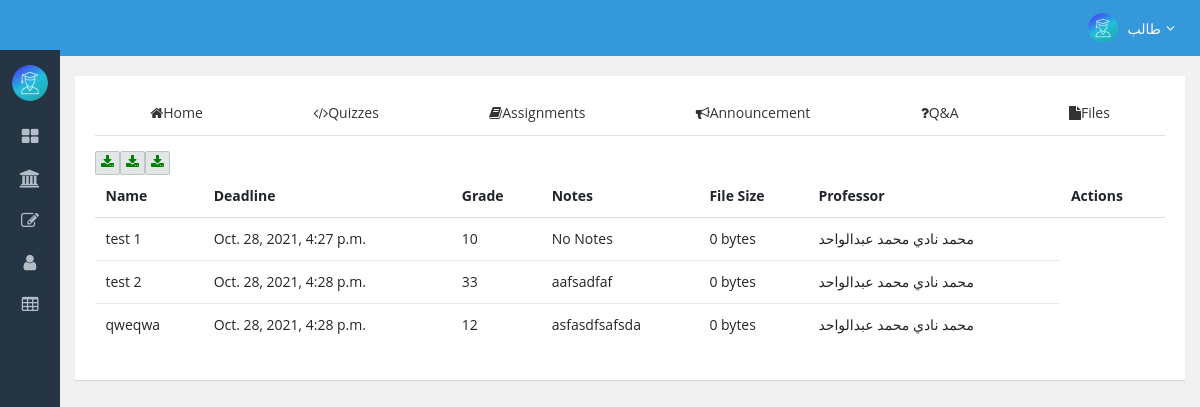
The app's page /course/cs12/assignments/ (signed in) with its own data.
### users/models.py (models this page shows, shortened)
class UserAbstract(AbstractBaseUser, PermissionsMixin):
    name = models.CharField(_("Name"), max_length=50)
    email = models.EmailField(
        _("Email"),
        max_length=150,
        unique=True,
        error_messages={"unique": _("Email Is Already Exists")},
        validators=[EmailValidator()],
    )
    is_staff = models.BooleanField(
        _("staff status"),
        default=False,
        help_text=_(
            "Designates whether the user can log into this admin site.",
        ),
    )
    is_active = models.BooleanField(
        _("active"),
        default=True,
        help_text=_(
            "Designates whether this user should be treated as active. " "Unselect this instead of deleting accounts."
        ),
    )
    date_joined = models.DateTimeField(_("date joined"), default=timezone.now)
    objects = UserManager()
    USERNAME_FIELD = "email"
    REQUIRED_FIELDS = []
    class Meta:
        verbose_name = _("user")
        verbose_name_plural = _("users")
        abstract = True

class User(UserAbstract):
    en_name = models.CharField(verbose_name="English Name", max_length=40, null=True, blank=True)
    college_id = models.CharField(
        max_length=6, null=True, blank=True, unique=True, error_messages={"unique": "Please Enter Unique Email"}
    )
    personal_email = models.EmailField(
        max_length=100,
        blank=True,
        null=True,
        unique=True,
        validators=[EmailValidator("Enter A valid Email", "invalid", ["gmail", "yahoo", "hotmail", "outlook"])],
        error_messages={"unique": "Please Enter Unique Email"},
    )
    birth_date = models.DateField(null=True, blank=True)
    mobile = models.CharField(max_length=12, null=True, blank=True)
    landline = models.CharField(max_length=12, null=True, blank=True)
    national_id = models.CharField(max_length=20, unique=True, null=True, blank=True)  # make custom validator
    avatar = models.ImageField(upload_to=rename_file, default="images\\avatars\\default.png")
    gender = models.CharField(max_length=1, choices=GENDER_CHOICES, null=True, blank=True)
    emergency_contact = models.CharField(max_length=12, null=True, blank=True)
    seat_number = models.PositiveSmallIntegerField(null=True, blank=True)
    is_prof = models.BooleanField(default=False)
    class Meta(UserAbstract.Meta):
        swappable = "AUTH_USER_MODEL"

### courses/models.py (models this page shows, shortened)
class Assignment(models.Model):
    name = models.CharField(max_length=60)
    file = models.FileField(upload_to="docs\\assignments")
    deadline = models.DateTimeField(null=True, blank=True)
    max_mark = models.PositiveSmallIntegerField(null=True, blank=True)
    notes = models.TextField(max_length=150, null=True, blank=True)
    upload_date = models.DateTimeField(auto_now_add=True, blank=True)
    professor = models.ForeignKey(User, on_delete=models.CASCADE, limit_choices_to={"is_prof": True})
    course = models.ForeignKey(Course, on_delete=models.CASCADE, related_name="assignments")
    slug = models.SlugField(max_length=5, null=True, blank=True, unique=True)
    objects = AssignmentManager()
    class Meta:
        constraints = [
            models.UniqueConstraint(fields=["file", "course"], name="non_repeating_files"),
        ]
        indexes = [models.Index(fields=["slug"], name="slug_idx")]
    @property
    def get_max_mark(self):
        return self.max_mark if self.max_mark else "Unspecified"
    @property
    def get_notes(self):
        return self.notes if self.notes else "No Notes"

### courses/views.py (the view, shortened to what this page needs)
# urls.py: path("course/<course_code>/assignments/", course_assignments, name="course-assignments"),
@login_required
def course_assignments(request, course_code):
    course = get_object_or_404(Course, course_code=course_code)
    if not course.check_user_enrollment(request.user):
        messages.warning(request, "You Are Not Enrolled in This Course")
        return redirect("home")
    assignments_list = Assignment.objects.filter(course=course).order_by("upload_date").all()
    page = request.GET.get("page", 1)
    paginator = Paginator(assignments_list, 10)
    try:
        assignments = paginator.page(page)
    except PageNotAnInteger:
        assignments = paginator.page(1)
    except EmptyPage:
        assignments = paginator.page(paginator.num_pages)
    form = AssignmentForm()
    context = {"assignments": assignments, "course": course, "form": form}
    return render(request, "course/course_assignments.html", context=context)

### courses/models.py (called while the page is built)
    def check_user_enrollment(self, user):
        if user not in self.students.all() and user not in self.professor.all():
            return False
        return True

### templates/course/course_assignments.html (shortened to what this page needs)
{%extends 'index.html'%}
{%load static%}
{%load widget_tweaks%}
{%block content%}
<div class="ibox">
    <div class="ibox-body">
        <div class="clf">
            {%include 'course/course_tab.html'%}
            <div class="tab-content">
                <div class="tab-pane fade show active">
                    <div class="table-responsive">
                        <table class="table">
                            <thead>
                                <tr>
                                    <th>Name</th>
                                    <th>Deadline</th>
                                    <th>Grade</th>
                                    <th>Notes</th>
                                    <th>File Size</th>
                                    <th>Professor</th>
                                    <th>Actions</th>
                                </tr>
                            </thead>
                            <tbody>
                                {%for assignment in assignments%}
                                <tr>
                                    <td>{{assignment.name}}</td>
                                    <td>{{assignment.deadline}}</td>
                                    <td>{{assignment.get_max_mark}}</td>
                                    <td>{{assignment.get_notes}}</td>
                                    <td>{{assignment.size|filesizeformat}}</td>
                                    <td>{{assignment.professor.name}}</td>
                                        <button class="btn btn-default btn-xs" data-toggle="tooltip" data-placement="top" title
                                            data-original-title="Download Assignment">
                                            <a href="{%url 'download-file' assignment.file.path%}" style="color: green;"><i
                                                    class="fa fa-download font-14"></i></a>
                                        </button>
                                </tr>
                                {%endfor%}
                            </tbody>
                        </table>
                    </div>
                </div>
            </div>
        </div>
    </div>
</div>
{%endblock%}

### templates/index.html (shortened to what this page needs)
{%load static%}
<!DOCTYPE html>
<html lang="en">
<head>
    <link href="{% static 'css/bootstrap.min.css' %}" rel="stylesheet" />
    <link href="{% static 'css/themify-icons.css' %}" rel="stylesheet" />
    <link href="{% static 'css/font-awesome.min.css'%}" rel="stylesheet" />
    <link href="{% static 'css/jquery-jvectormap-2.0.3.css' %}" rel="stylesheet" />
    <link href="{% static 'css/main.min.css' %}" rel="stylesheet" />
    <link rel="stylesheet" href="{%static 'css/blue.css'%}">
</head>
<body class="has-animation  sidebar-mini">
    <div class="page-wrapper">
        <header class="header">
            <div class="flexbox flex-1">
                <ul class="nav navbar-toolbar">
                    <li class="dropdown dropdown-user">
                        <a class="nav-link dropdown-toggle link" data-toggle="dropdown">
                            <img src="{{user.avatar.url}}" />
                            {{user.name}}<i class="fa fa-angle-down m-l-5"></i></a>
                    </li>
                </ul>
            </div>
        </header>
        <nav class="page-sidebar" id="sidebar">
            <div id="sidebar-collapse">
                <div class="admin-block d-flex">
                    <div>
                        <img style="border-radius: 50%;" src="{{user.avatar.url}}" width="55px" />
                    </div>
                </div>
                <ul class="side-menu metismenu">
                    <li>
                        <a href="{%url 'home'%}"><i class="sidebar-item-icon fa fa-th-large"></i>
                        </a>
                    </li>
                    <li>
                        <a href="{%url 'courses-list'%}"><i class="sidebar-item-icon fa fa-university"></i>
                            <span class="nav-label">Courses</span></a>
                    </li>
                    <li>
                        <a href="{% url 'grades-home' %}"><i class="sidebar-item-icon fa fa-edit"></i>
                            <span class="nav-label">Grades</span></a>
                    </li>
                    <li>
                        <a href="{%url 'edit-profile'%}"><i class="sidebar-item-icon fa fa-user"></i>
                            <span class="nav-label">Profile</span></a>
                    </li>
                    <li>
                        <a href="javascript:;"><i class="sidebar-item-icon fa fa-table"></i>
                            <span class="nav-label">Add-On</span></a>
                    </li>
                </ul>
            </div>
        </nav>
        <div class="content-wrapper">
            <div class="page-content">
                {%block content%}
                {%endblock%}
            </div>
        </div>
    </div>
</body>
</html>

### static/css/blue.css (style rules this page uses)
.page-sidebar { background-color: #253544; }
.side-menu > li a { color: #b4bcc8; }
.header { background-color: #3498db; }
.header .navbar-toolbar > li > a, .header .navbar-toolbar > li > a:hover, .header .navbar-toolbar > li > a:focus { color: #fff; }

### records on screen
User: name "طالب"
Assignment: name "test 1", deadline "Oct. 28, 2021, 4:27 p.m.", get_max_mark "10", get_notes "No Notes", size|filesizeformat "0 bytes", professor.name "محمد نادي محمد عبدالواحد"
Assignment: name "test 2", deadline "Oct. 28, 2021, 4:28 p.m.", get_max_mark "33", get_notes "aafsadfaf", size|filesizeformat "0 bytes", professor.name "محمد نادي محمد عبدالواحد"
Assignment: name "qweqwa", deadline "Oct. 28, 2021, 4:28 p.m.", get_max_mark "12", get_notes "asfasdfsafsda", size|filesizeformat "0 bytes", professor.name "محمد نادي محمد عبدالواحد"
